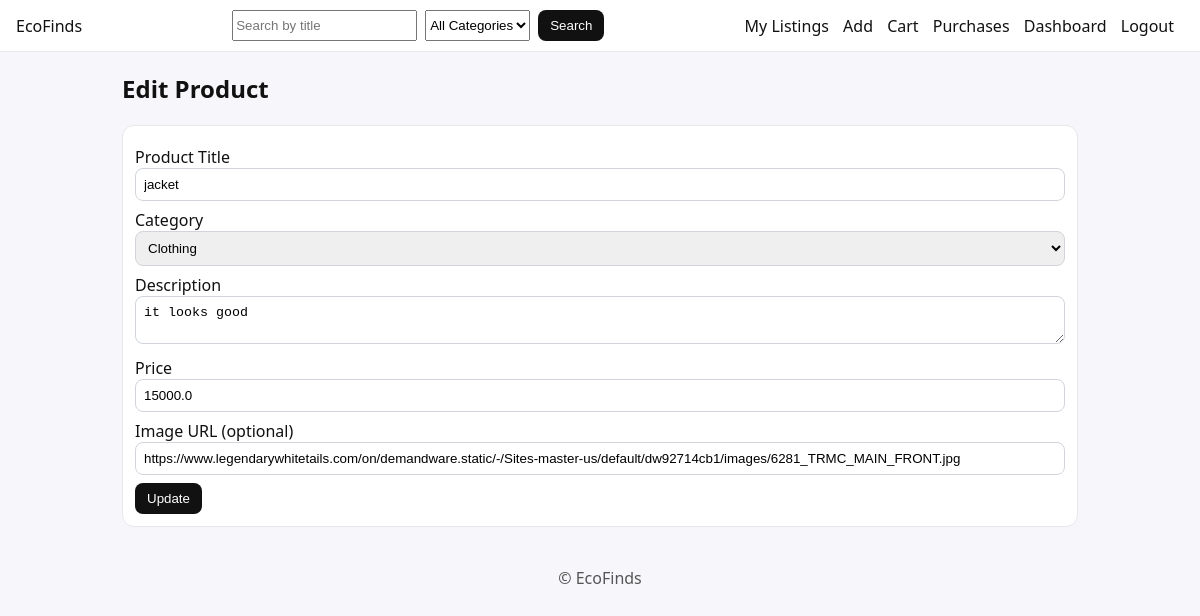
Page /listings/2/edit (signed in) on the committed database.
### app.py (models this page shows)
class Product(db.Model):
    id = db.Column(db.Integer, primary_key=True)
    user_id = db.Column(db.Integer, db.ForeignKey('user.id'), nullable=False)
    title = db.Column(db.String(120), nullable=False)
    description = db.Column(db.Text, nullable=False)
    category = db.Column(db.String(50), nullable=False)
    price = db.Column(db.Float, nullable=False)
    image_url = db.Column(db.String(255), nullable=False, default="/static/img/placeholder.png")
    created_at = db.Column(db.DateTime, default=datetime.utcnow)

### app.py (the view, shortened to what this page needs)
@app.route('/listings/<int:pid>/edit', methods=['GET', 'POST'])
@login_required
def edit_product(pid):
    prod = Product.query.get_or_404(pid)
    if prod.user_id != session['user_id']:
        flash("Not authorized.")
        return redirect(url_for('my_listings'))
    return render_template('add_product.html', categories=CATEGORIES, prod=prod, editing=True)

### app.py (called while the page is built)
def login_required(f):
    @wraps(f)
    def wrapper(*args, **kwargs):
        if 'user_id' not in session:
            return redirect(url_for('login', next=request.path))
        return f(*args, **kwargs)
    return wrapper

### templates/add_product.html
{% extends "base.html" %}
{% block content %}
<h2>{{ 'Edit Product' if editing else 'Add New Product' }}</h2>
<form method="post" class="card form">
  <label>Product Title <input name="title" value="{{ prod.title if prod else '' }}" required></label>
  <label>Category
    <select name="category" required>
      {% for c in categories %}
        <option value="{{c}}" {% if prod and prod.category==c %}selected{% endif %}>{{c}}</option>
      {% endfor %}
    </select>
  </label>
  <label>Description <textarea name="description" required>{{ prod.description if prod else '' }}</textarea></label>
  <label>Price <input name="price" type="number" step="0.01" min="0" value="{{ prod.price if prod else '' }}" required></label>
  <label>Image URL (optional) <input name="image_url" value="{{ prod.image_url if prod else '' }}"></label>
  <button>{{ 'Update' if editing else 'Submit Listing' }}</button>
</form>
{% endblock %}

### static/style.css (style rules this page uses)
* { box-sizing:border-box }
body { font-family:system-ui,-apple-system,Segoe UI,Roboto,Arial,sans-serif;margin:0;background:#f7f7fb;color:#111 }
.card { background:#fff;border:1px solid #e5e7eb;border-radius:12px;padding:12px }
.form label { display:block;margin:8px 0 }
.form input,.form textarea,.form select { width:100%;padding:8px;border:1px solid #d1d5db;border-radius:8px }
.form button,.btn,button { padding:8px 12px;border:0;border-radius:8px;background:#111;color:#fff;cursor:pointer }

### rows in the picture
Product: title "jacket", category "Clothing", description "it looks good", price "15000.0", image_url "https://www.legendarywhitetails.com/on/demandware.static/-/Sites-master-us/default/dw92714cb1/images/6281_TRMC_MAIN_FRONT.jpg"

### other values in the picture
{{ 'Edit Product' if editing else 'Add New Product' }} "Edit Product"
{{ 'Update' if editing else 'Submit Listing' }} "Update"
